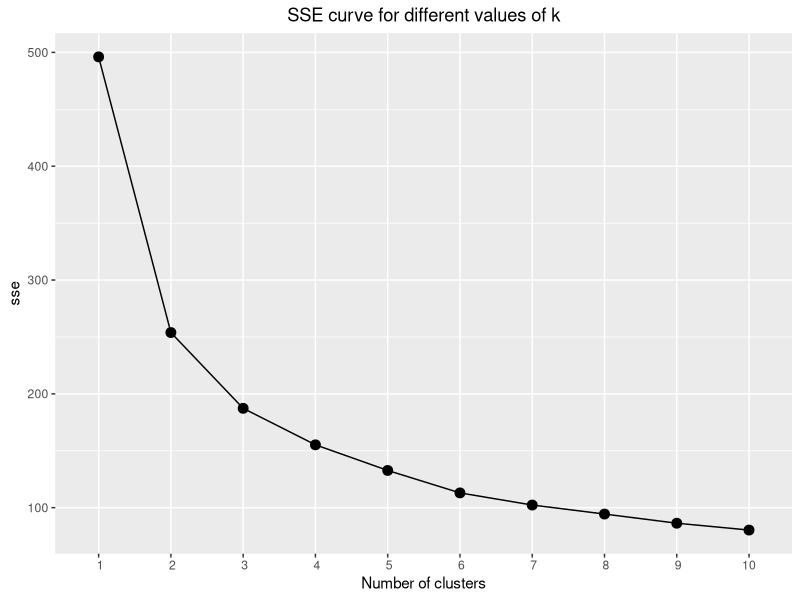
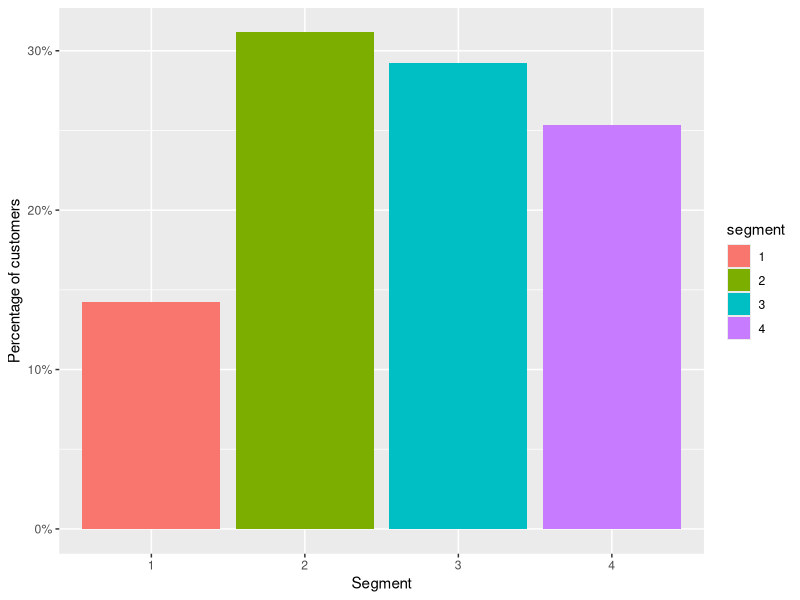
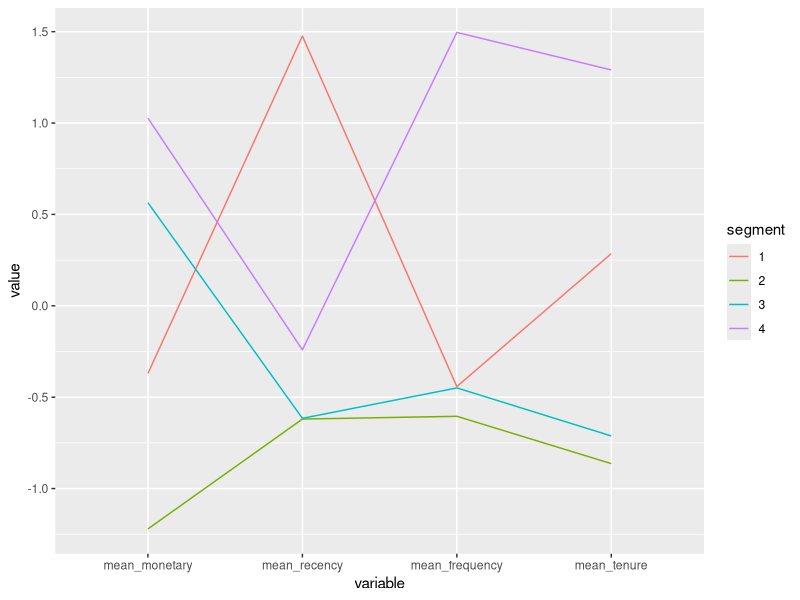

Source code (R) for these figures, in order:
## ---- chunk 1

#If document rendering becomes time consuming due to long computations you can use knitr caching to improve performance.
library(knitr) #knitr is a general-purpose package for dynamic report generation in R
opts_chunk$set(cache = TRUE) # this will cache all chunks

required_packages = c( 
  # Add to this list the packages that you will use - if unavailable, it will be 
  # automatically installed
  
  "rmarkdown", 
  "dplyr",
  "readr",
  "tidyr",
  "knitr",
  "data.table",
  "lubridate",
  "rlang",
  "ggplot2",
  "cluster",
  "skimr", 
  "GGally"
    )

packages_to_install = required_packages[!(required_packages %in% 
                                                installed.packages()[, 1])]
    
if (length(packages_to_install) > 0) {
  install.packages(packages_to_install)
}

suppressPackageStartupMessages({
  sapply(required_packages, require, character.only = TRUE)
})

#Note: library(package) and require(package) both load the namespace of the package with name package and attach it on the search list. require is designed for use inside other functions; it returns FALSE and gives a warning (rather than an error as library() does by default) if the package does not exist. 

# Note: The sapply() function works like lapply(), which is listApply, but it tries to simplify the output to the most elementary data structure that is possible. And indeed, sapply() is a ‘wrapper’ function for lapply().
## ---- chunk 2
customerRFM <- read_csv('CA-customerData.csv')
View(customerRFM)
## ---- chunk 3
str(customerRFM)

## ---- chunk 4
skim(customerRFM)
## ---- chunk 5
# Function to perform min-max normalization
mmnormalize <- function(x){
  n_max <- max(x, na.rm = TRUE)
  n_min <- min(x, na.rm = TRUE)
  mmnormalized <- (x - n_min)/(n_max - n_min)
  return(mmnormalized)
}
## ---- chunk 6
customerRFM_for_clustering <- select(customerRFM,-"ID#")
customerRFM_for_clustering  <- mutate_all(customerRFM_for_clustering,.funs = mmnormalize)

skim(customerRFM_for_clustering)

## ---- chunk 7
SSE_curve <- c()
for (n in 1:10) {
    kcluster <- kmeans(customerRFM_for_clustering, centers = n, nstart = 10) #10 random starts
    sse <- sum(kcluster$withinss)
    SSE_curve[n] <- sse
} # this loop will start from 1 cluster to 10 clusters and calculate the SSE for each value of k while choosing the best clustering

print("SSE curve for the ideal k value")
#plot(1:10, SSE_curve, type="b", xlab="Number of Clusters", ylab="SSE")
ggplot(data = data.frame(k = 1:10, sse = SSE_curve), aes(x = k, y = sse)) + 
  geom_line() + 
  geom_point(size = 3) + 
  ggtitle("SSE curve for different values of k") + 
  theme(plot.title = element_text(hjust = 0.5)) +
  scale_x_discrete(limits = 1:10) + 
  xlab("Number of clusters")

## ---- chunk 8
# Set seed for reproducible results - this ensures that we get the same results
# every time we run the code
set.seed(42)

#Perform k-means algorithm to identify 6 distinct clusters
km_all <- kmeans(customerRFM_for_clustering,
                 centers = 4,
                 nstart = 10) #since we know the best is 4, we are setting centers = 4
## ---- chunk 9
customerRFM <- bind_cols(customerRFM, data.frame(cluster = km_all$cluster))
head(customerRFM) #add new column to original dataset with the cluster
## ---- chunk 10
segment_df <- customerRFM %>% 
  mutate(segment = as.factor(cluster))


segment_df$cluster <- as.factor(segment_df$cluster)
## ---- chunk 11
ggplot(segment_df, aes(x = segment)) +
  geom_bar(aes(y = (..count..)/sum(..count..), fill = segment)) + 
  scale_y_continuous(labels = scales::percent) + 
  ylab("Percentage of customers") + 
  xlab("Segment")
## ---- chunk 12
segment_summary <- segment_df %>% group_by(segment) %>% summarise(mean_monetary = mean(Monetary), 
                                               mean_recency = mean(Recency),
                                               mean_frequency = mean(Frequency),
                                               mean_tenure = mean(tenure),
                                               n = n())

segment_summary
## ---- chunk 13

ggparcoord(segment_summary,
    columns = 2:5, groupColumn = 1) 
